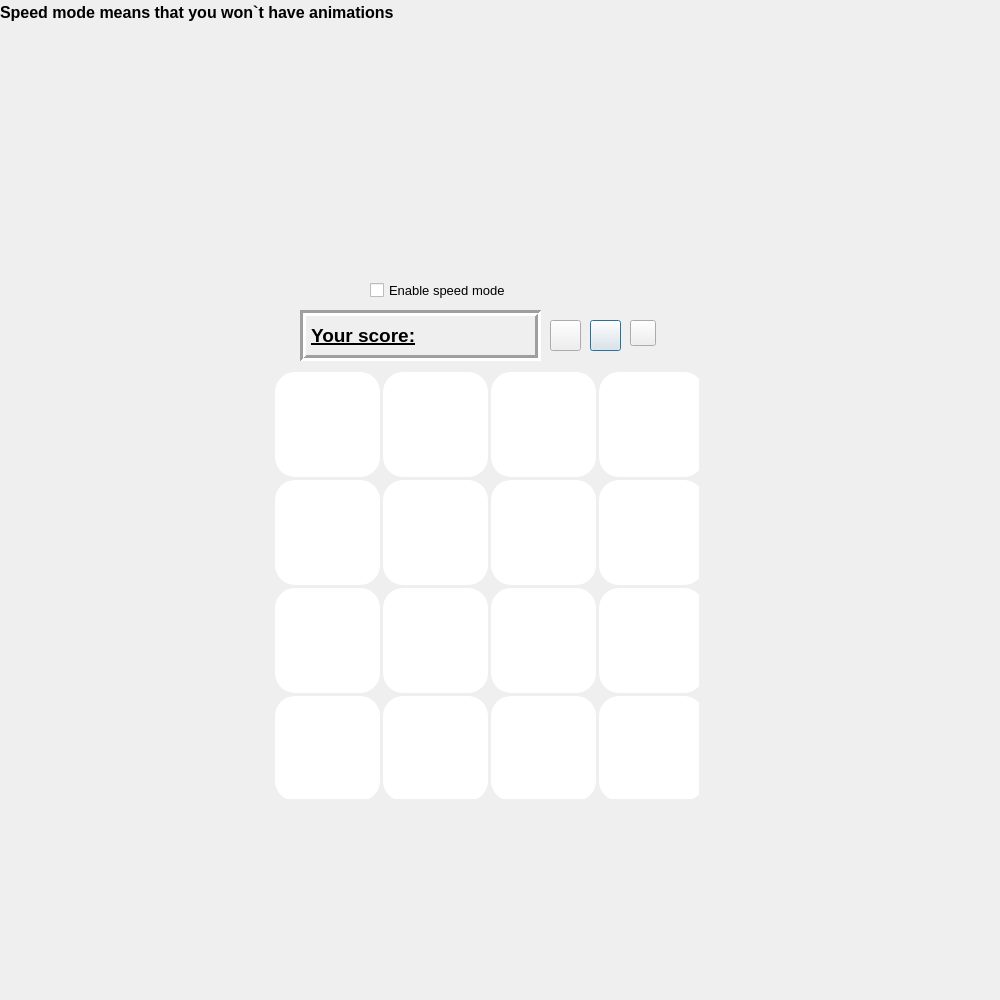
<?xml version="1.0" encoding="UTF-8"?>
<ui version="4.0">
 <class>boardWithgame</class>
 <widget class="QDialog" name="boardWithgame">
  <property name="geometry">
   <rect>
    <x>0</x>
    <y>0</y>
    <width>1000</width>
    <height>1000</height>
   </rect>
  </property>
  <property name="windowTitle">
   <string>Dialog</string>
  </property>
  <widget class="QPushButton" name="stepBackButton">
   <property name="geometry">
    <rect>
     <x>590</x>
     <y>320</y>
     <width>31</width>
     <height>31</height>
    </rect>
   </property>
   <property name="styleSheet">
    <string notr="true">border-image: url(:/new/prefix1/img/previous.png);</string>
   </property>
   <property name="text">
    <string/>
   </property>
  </widget>
  <widget class="QLabel" name="label">
   <property name="geometry">
    <rect>
     <x>300</x>
     <y>310</y>
     <width>241</width>
     <height>51</height>
    </rect>
   </property>
   <property name="font">
    <font>
     <pointsize>14</pointsize>
     <weight>75</weight>
     <bold>true</bold>
     <underline>true</underline>
    </font>
   </property>
   <property name="autoFillBackground">
    <bool>true</bool>
   </property>
   <property name="frameShape">
    <enum>QFrame::Box</enum>
   </property>
   <property name="frameShadow">
    <enum>QFrame::Sunken</enum>
   </property>
   <property name="lineWidth">
    <number>3</number>
   </property>
   <property name="text">
    <string>Your score:</string>
   </property>
  </widget>
  <widget class="QPushButton" name="resetButton">
   <property name="geometry">
    <rect>
     <x>550</x>
     <y>320</y>
     <width>31</width>
     <height>31</height>
    </rect>
   </property>
   <property name="styleSheet">
    <string notr="true">border-image: url(:/new/prefix1/img/reset.png);</string>
   </property>
   <property name="text">
    <string/>
   </property>
  </widget>
  <widget class="QWidget" name="gridLayoutWidget">
   <property name="geometry">
    <rect>
     <x>270</x>
     <y>370</y>
     <width>431</width>
     <height>431</height>
    </rect>
   </property>
   <layout class="QGridLayout" name="gridLayout" rowstretch="100,0,0,0" columnstretch="100,0,0,0">
    <property name="sizeConstraint">
     <enum>QLayout::SetFixedSize</enum>
    </property>
    <property name="leftMargin">
     <number>0</number>
    </property>
    <property name="topMargin">
     <number>0</number>
    </property>
    <property name="rightMargin">
     <number>0</number>
    </property>
    <property name="spacing">
     <number>3</number>
    </property>
    <item row="0" column="2">
     <widget class="QLineEdit" name="plate3">
      <property name="sizePolicy">
       <sizepolicy hsizetype="Minimum" vsizetype="Minimum">
        <horstretch>0</horstretch>
        <verstretch>0</verstretch>
       </sizepolicy>
      </property>
      <property name="minimumSize">
       <size>
        <width>105</width>
        <height>105</height>
       </size>
      </property>
      <property name="maximumSize">
       <size>
        <width>100</width>
        <height>100</height>
       </size>
      </property>
      <property name="font">
       <font>
        <pointsize>41</pointsize>
        <weight>75</weight>
        <italic>false</italic>
        <bold>true</bold>
        <underline>false</underline>
        <strikeout>false</strikeout>
        <stylestrategy>PreferDefault</stylestrategy>
       </font>
      </property>
      <property name="layoutDirection">
       <enum>Qt::RightToLeft</enum>
      </property>
      <property name="styleSheet">
       <string notr="true">border-radius: 20px;</string>
      </property>
      <property name="text">
       <string/>
      </property>
      <property name="alignment">
       <set>Qt::AlignJustify|Qt::AlignTop</set>
      </property>
      <property name="readOnly">
       <bool>true</bool>
      </property>
     </widget>
    </item>
    <item row="1" column="0">
     <widget class="QLineEdit" name="plate5">
      <property name="sizePolicy">
       <sizepolicy hsizetype="Minimum" vsizetype="Minimum">
        <horstretch>0</horstretch>
        <verstretch>0</verstretch>
       </sizepolicy>
      </property>
      <property name="minimumSize">
       <size>
        <width>105</width>
        <height>105</height>
       </size>
      </property>
      <property name="maximumSize">
       <size>
        <width>100</width>
        <height>100</height>
       </size>
      </property>
      <property name="font">
       <font>
        <pointsize>41</pointsize>
        <weight>75</weight>
        <italic>false</italic>
        <bold>true</bold>
        <underline>false</underline>
        <strikeout>false</strikeout>
        <stylestrategy>PreferDefault</stylestrategy>
       </font>
      </property>
      <property name="layoutDirection">
       <enum>Qt::RightToLeft</enum>
      </property>
      <property name="styleSheet">
       <string notr="true">border-radius: 20px;</string>
      </property>
      <property name="text">
       <string/>
      </property>
      <property name="alignment">
       <set>Qt::AlignJustify|Qt::AlignTop</set>
      </property>
      <property name="readOnly">
       <bool>true</bool>
      </property>
     </widget>
    </item>
    <item row="3" column="3">
     <widget class="QLineEdit" name="plate16">
      <property name="sizePolicy">
       <sizepolicy hsizetype="Minimum" vsizetype="Minimum">
        <horstretch>0</horstretch>
        <verstretch>0</verstretch>
       </sizepolicy>
      </property>
      <property name="minimumSize">
       <size>
        <width>105</width>
        <height>105</height>
       </size>
      </property>
      <property name="maximumSize">
       <size>
        <width>100</width>
        <height>100</height>
       </size>
      </property>
      <property name="font">
       <font>
        <pointsize>41</pointsize>
        <weight>75</weight>
        <italic>false</italic>
        <bold>true</bold>
        <underline>false</underline>
        <strikeout>false</strikeout>
        <stylestrategy>PreferDefault</stylestrategy>
       </font>
      </property>
      <property name="layoutDirection">
       <enum>Qt::RightToLeft</enum>
      </property>
      <property name="styleSheet">
       <string notr="true">border-radius: 20px;</string>
      </property>
      <property name="text">
       <string/>
      </property>
      <property name="alignment">
       <set>Qt::AlignJustify|Qt::AlignTop</set>
      </property>
      <property name="readOnly">
       <bool>true</bool>
      </property>
     </widget>
    </item>
    <item row="1" column="1">
     <widget class="QLineEdit" name="plate6">
      <property name="sizePolicy">
       <sizepolicy hsizetype="Minimum" vsizetype="Minimum">
        <horstretch>0</horstretch>
        <verstretch>0</verstretch>
       </sizepolicy>
      </property>
      <property name="minimumSize">
       <size>
        <width>105</width>
        <height>105</height>
       </size>
      </property>
      <property name="maximumSize">
       <size>
        <width>100</width>
        <height>100</height>
       </size>
      </property>
      <property name="font">
       <font>
        <pointsize>41</pointsize>
        <weight>75</weight>
        <italic>false</italic>
        <bold>true</bold>
        <underline>false</underline>
        <strikeout>false</strikeout>
        <stylestrategy>PreferDefault</stylestrategy>
       </font>
      </property>
      <property name="layoutDirection">
       <enum>Qt::RightToLeft</enum>
      </property>
      <property name="styleSheet">
       <string notr="true">border-radius: 20px;</string>
      </property>
      <property name="text">
       <string/>
      </property>
      <property name="alignment">
       <set>Qt::AlignJustify|Qt::AlignTop</set>
      </property>
      <property name="readOnly">
       <bool>true</bool>
      </property>
     </widget>
    </item>
    <item row="3" column="2">
     <widget class="QLineEdit" name="plate15">
      <property name="sizePolicy">
       <sizepolicy hsizetype="Minimum" vsizetype="Minimum">
        <horstretch>0</horstretch>
        <verstretch>0</verstretch>
       </sizepolicy>
      </property>
      <property name="minimumSize">
       <size>
        <width>105</width>
        <height>105</height>
       </size>
      </property>
      <property name="maximumSize">
       <size>
        <width>100</width>
        <height>100</height>
       </size>
      </property>
      <property name="font">
       <font>
        <pointsize>41</pointsize>
        <weight>75</weight>
        <italic>false</italic>
        <bold>true</bold>
        <underline>false</underline>
        <strikeout>false</strikeout>
        <stylestrategy>PreferDefault</stylestrategy>
       </font>
      </property>
      <property name="layoutDirection">
       <enum>Qt::RightToLeft</enum>
      </property>
      <property name="styleSheet">
       <string notr="true">border-radius: 20px;</string>
      </property>
      <property name="text">
       <string/>
      </property>
      <property name="alignment">
       <set>Qt::AlignJustify|Qt::AlignTop</set>
      </property>
      <property name="readOnly">
       <bool>true</bool>
      </property>
     </widget>
    </item>
    <item row="3" column="0">
     <widget class="QLineEdit" name="plate13">
      <property name="sizePolicy">
       <sizepolicy hsizetype="Minimum" vsizetype="Minimum">
        <horstretch>0</horstretch>
        <verstretch>0</verstretch>
       </sizepolicy>
      </property>
      <property name="minimumSize">
       <size>
        <width>105</width>
        <height>105</height>
       </size>
      </property>
      <property name="maximumSize">
       <size>
        <width>100</width>
        <height>100</height>
       </size>
      </property>
      <property name="font">
       <font>
        <pointsize>41</pointsize>
        <weight>75</weight>
        <italic>false</italic>
        <bold>true</bold>
        <underline>false</underline>
        <strikeout>false</strikeout>
        <stylestrategy>PreferDefault</stylestrategy>
       </font>
      </property>
      <property name="layoutDirection">
       <enum>Qt::RightToLeft</enum>
      </property>
      <property name="styleSheet">
       <string notr="true">border-radius: 20px;</string>
      </property>
      <property name="text">
       <string/>
      </property>
      <property name="frame">
       <bool>true</bool>
      </property>
      <property name="alignment">
       <set>Qt::AlignJustify|Qt::AlignTop</set>
      </property>
      <property name="readOnly">
       <bool>true</bool>
      </property>
     </widget>
    </item>
    <item row="3" column="1">
     <widget class="QLineEdit" name="plate14">
      <property name="sizePolicy">
       <sizepolicy hsizetype="Minimum" vsizetype="Minimum">
        <horstretch>0</horstretch>
        <verstretch>0</verstretch>
       </sizepolicy>
      </property>
      <property name="minimumSize">
       <size>
        <width>105</width>
        <height>105</height>
       </size>
      </property>
      <property name="maximumSize">
       <size>
        <width>100</width>
        <height>100</height>
       </size>
      </property>
      <property name="font">
       <font>
        <pointsize>41</pointsize>
        <weight>75</weight>
        <italic>false</italic>
        <bold>true</bold>
        <underline>false</underline>
        <strikeout>false</strikeout>
        <stylestrategy>PreferDefault</stylestrategy>
       </font>
      </property>
      <property name="layoutDirection">
       <enum>Qt::RightToLeft</enum>
      </property>
      <property name="styleSheet">
       <string notr="true">border-radius: 20px;</string>
      </property>
      <property name="text">
       <string/>
      </property>
      <property name="alignment">
       <set>Qt::AlignJustify|Qt::AlignTop</set>
      </property>
      <property name="readOnly">
       <bool>true</bool>
      </property>
     </widget>
    </item>
    <item row="2" column="1">
     <widget class="QLineEdit" name="plate10">
      <property name="sizePolicy">
       <sizepolicy hsizetype="Minimum" vsizetype="Minimum">
        <horstretch>0</horstretch>
        <verstretch>0</verstretch>
       </sizepolicy>
      </property>
      <property name="minimumSize">
       <size>
        <width>105</width>
        <height>105</height>
       </size>
      </property>
      <property name="maximumSize">
       <size>
        <width>100</width>
        <height>100</height>
       </size>
      </property>
      <property name="font">
       <font>
        <pointsize>41</pointsize>
        <weight>75</weight>
        <italic>false</italic>
        <bold>true</bold>
        <underline>false</underline>
        <strikeout>false</strikeout>
        <stylestrategy>PreferDefault</stylestrategy>
       </font>
      </property>
      <property name="layoutDirection">
       <enum>Qt::RightToLeft</enum>
      </property>
      <property name="styleSheet">
       <string notr="true">border-radius: 20px;</string>
      </property>
      <property name="text">
       <string/>
      </property>
      <property name="alignment">
       <set>Qt::AlignJustify|Qt::AlignTop</set>
      </property>
      <property name="readOnly">
       <bool>true</bool>
      </property>
     </widget>
    </item>
    <item row="1" column="2">
     <widget class="QLineEdit" name="plate7">
      <property name="sizePolicy">
       <sizepolicy hsizetype="Minimum" vsizetype="Minimum">
        <horstretch>0</horstretch>
        <verstretch>0</verstretch>
       </sizepolicy>
      </property>
      <property name="minimumSize">
       <size>
        <width>105</width>
        <height>105</height>
       </size>
      </property>
      <property name="maximumSize">
       <size>
        <width>100</width>
        <height>100</height>
       </size>
      </property>
      <property name="font">
       <font>
        <pointsize>41</pointsize>
        <weight>75</weight>
        <italic>false</italic>
        <bold>true</bold>
        <underline>false</underline>
        <strikeout>false</strikeout>
        <stylestrategy>PreferDefault</stylestrategy>
       </font>
      </property>
      <property name="layoutDirection">
       <enum>Qt::RightToLeft</enum>
      </property>
      <property name="styleSheet">
       <string notr="true">border-radius: 20px;</string>
      </property>
      <property name="text">
       <string/>
      </property>
      <property name="alignment">
       <set>Qt::AlignJustify|Qt::AlignTop</set>
      </property>
      <property name="readOnly">
       <bool>true</bool>
      </property>
     </widget>
    </item>
    <item row="0" column="1">
     <widget class="QLineEdit" name="plate2">
      <property name="sizePolicy">
       <sizepolicy hsizetype="Minimum" vsizetype="Minimum">
        <horstretch>0</horstretch>
        <verstretch>0</verstretch>
       </sizepolicy>
      </property>
      <property name="minimumSize">
       <size>
        <width>105</width>
        <height>105</height>
       </size>
      </property>
      <property name="maximumSize">
       <size>
        <width>100</width>
        <height>100</height>
       </size>
      </property>
      <property name="font">
       <font>
        <pointsize>41</pointsize>
        <weight>75</weight>
        <italic>false</italic>
        <bold>true</bold>
        <underline>false</underline>
        <strikeout>false</strikeout>
        <stylestrategy>PreferDefault</stylestrategy>
       </font>
      </property>
      <property name="layoutDirection">
       <enum>Qt::RightToLeft</enum>
      </property>
      <property name="styleSheet">
       <string notr="true">border-radius: 20px;</string>
      </property>
      <property name="text">
       <string/>
      </property>
      <property name="alignment">
       <set>Qt::AlignJustify|Qt::AlignTop</set>
      </property>
      <property name="readOnly">
       <bool>true</bool>
      </property>
     </widget>
    </item>
    <item row="1" column="3">
     <widget class="QLineEdit" name="plate8">
      <property name="sizePolicy">
       <sizepolicy hsizetype="Minimum" vsizetype="Minimum">
        <horstretch>0</horstretch>
        <verstretch>0</verstretch>
       </sizepolicy>
      </property>
      <property name="minimumSize">
       <size>
        <width>105</width>
        <height>105</height>
       </size>
      </property>
      <property name="maximumSize">
       <size>
        <width>100</width>
        <height>100</height>
       </size>
      </property>
      <property name="font">
       <font>
        <pointsize>41</pointsize>
        <weight>75</weight>
        <italic>false</italic>
        <bold>true</bold>
        <underline>false</underline>
        <strikeout>false</strikeout>
        <stylestrategy>PreferDefault</stylestrategy>
       </font>
      </property>
      <property name="layoutDirection">
       <enum>Qt::RightToLeft</enum>
      </property>
      <property name="styleSheet">
       <string notr="true">border-radius: 20px;</string>
      </property>
      <property name="text">
       <string/>
      </property>
      <property name="alignment">
       <set>Qt::AlignJustify|Qt::AlignTop</set>
      </property>
      <property name="readOnly">
       <bool>true</bool>
      </property>
     </widget>
    </item>
    <item row="2" column="2">
     <widget class="QLineEdit" name="plate11">
      <property name="sizePolicy">
       <sizepolicy hsizetype="Minimum" vsizetype="Minimum">
        <horstretch>0</horstretch>
        <verstretch>0</verstretch>
       </sizepolicy>
      </property>
      <property name="minimumSize">
       <size>
        <width>105</width>
        <height>105</height>
       </size>
      </property>
      <property name="maximumSize">
       <size>
        <width>100</width>
        <height>100</height>
       </size>
      </property>
      <property name="font">
       <font>
        <pointsize>41</pointsize>
        <weight>75</weight>
        <italic>false</italic>
        <bold>true</bold>
        <underline>false</underline>
        <strikeout>false</strikeout>
        <stylestrategy>PreferDefault</stylestrategy>
       </font>
      </property>
      <property name="layoutDirection">
       <enum>Qt::RightToLeft</enum>
      </property>
      <property name="styleSheet">
       <string notr="true">border-radius: 20px;</string>
      </property>
      <property name="text">
       <string/>
      </property>
      <property name="alignment">
       <set>Qt::AlignJustify|Qt::AlignTop</set>
      </property>
      <property name="readOnly">
       <bool>true</bool>
      </property>
     </widget>
    </item>
    <item row="2" column="3">
     <widget class="QLineEdit" name="plate12">
      <property name="sizePolicy">
       <sizepolicy hsizetype="Minimum" vsizetype="Minimum">
        <horstretch>0</horstretch>
        <verstretch>0</verstretch>
       </sizepolicy>
      </property>
      <property name="minimumSize">
       <size>
        <width>105</width>
        <height>105</height>
       </size>
      </property>
      <property name="maximumSize">
       <size>
        <width>100</width>
        <height>100</height>
       </size>
      </property>
      <property name="font">
       <font>
        <pointsize>41</pointsize>
        <weight>75</weight>
        <italic>false</italic>
        <bold>true</bold>
        <underline>false</underline>
        <strikeout>false</strikeout>
        <stylestrategy>PreferDefault</stylestrategy>
       </font>
      </property>
      <property name="layoutDirection">
       <enum>Qt::RightToLeft</enum>
      </property>
      <property name="styleSheet">
       <string notr="true">border-radius: 20px;</string>
      </property>
      <property name="text">
       <string/>
      </property>
      <property name="alignment">
       <set>Qt::AlignJustify|Qt::AlignTop</set>
      </property>
      <property name="readOnly">
       <bool>true</bool>
      </property>
     </widget>
    </item>
    <item row="2" column="0">
     <widget class="QLineEdit" name="plate9">
      <property name="sizePolicy">
       <sizepolicy hsizetype="Minimum" vsizetype="Minimum">
        <horstretch>0</horstretch>
        <verstretch>0</verstretch>
       </sizepolicy>
      </property>
      <property name="minimumSize">
       <size>
        <width>105</width>
        <height>105</height>
       </size>
      </property>
      <property name="maximumSize">
       <size>
        <width>100</width>
        <height>100</height>
       </size>
      </property>
      <property name="font">
       <font>
        <pointsize>41</pointsize>
        <weight>75</weight>
        <italic>false</italic>
        <bold>true</bold>
        <underline>false</underline>
        <strikeout>false</strikeout>
        <stylestrategy>PreferDefault</stylestrategy>
       </font>
      </property>
      <property name="layoutDirection">
       <enum>Qt::RightToLeft</enum>
      </property>
      <property name="styleSheet">
       <string notr="true">border-radius: 20px;</string>
      </property>
      <property name="text">
       <string/>
      </property>
      <property name="alignment">
       <set>Qt::AlignJustify|Qt::AlignTop</set>
      </property>
      <property name="readOnly">
       <bool>true</bool>
      </property>
     </widget>
    </item>
    <item row="0" column="0">
     <widget class="QLineEdit" name="plate1">
      <property name="sizePolicy">
       <sizepolicy hsizetype="Minimum" vsizetype="Minimum">
        <horstretch>0</horstretch>
        <verstretch>0</verstretch>
       </sizepolicy>
      </property>
      <property name="minimumSize">
       <size>
        <width>105</width>
        <height>105</height>
       </size>
      </property>
      <property name="maximumSize">
       <size>
        <width>100</width>
        <height>100</height>
       </size>
      </property>
      <property name="font">
       <font>
        <pointsize>41</pointsize>
        <weight>75</weight>
        <italic>false</italic>
        <bold>true</bold>
        <underline>false</underline>
        <strikeout>false</strikeout>
        <stylestrategy>PreferDefault</stylestrategy>
       </font>
      </property>
      <property name="layoutDirection">
       <enum>Qt::RightToLeft</enum>
      </property>
      <property name="styleSheet">
       <string notr="true">border-radius: 20px;</string>
      </property>
      <property name="text">
       <string/>
      </property>
      <property name="alignment">
       <set>Qt::AlignJustify|Qt::AlignTop</set>
      </property>
      <property name="readOnly">
       <bool>true</bool>
      </property>
     </widget>
    </item>
    <item row="0" column="3">
     <widget class="QLineEdit" name="plate4">
      <property name="sizePolicy">
       <sizepolicy hsizetype="Minimum" vsizetype="Minimum">
        <horstretch>0</horstretch>
        <verstretch>0</verstretch>
       </sizepolicy>
      </property>
      <property name="minimumSize">
       <size>
        <width>105</width>
        <height>105</height>
       </size>
      </property>
      <property name="maximumSize">
       <size>
        <width>100</width>
        <height>100</height>
       </size>
      </property>
      <property name="font">
       <font>
        <pointsize>41</pointsize>
        <weight>75</weight>
        <italic>false</italic>
        <bold>true</bold>
        <underline>false</underline>
        <strikeout>false</strikeout>
        <stylestrategy>PreferDefault</stylestrategy>
       </font>
      </property>
      <property name="layoutDirection">
       <enum>Qt::RightToLeft</enum>
      </property>
      <property name="styleSheet">
       <string notr="true">border-radius: 20px;</string>
      </property>
      <property name="text">
       <string/>
      </property>
      <property name="alignment">
       <set>Qt::AlignJustify|Qt::AlignTop</set>
      </property>
      <property name="readOnly">
       <bool>true</bool>
      </property>
     </widget>
    </item>
   </layout>
  </widget>
  <widget class="QPushButton" name="exitButton">
   <property name="geometry">
    <rect>
     <x>630</x>
     <y>320</y>
     <width>26</width>
     <height>26</height>
    </rect>
   </property>
   <property name="styleSheet">
    <string notr="true">border-image: url(:/new/prefix1/img/cross.png);</string>
   </property>
   <property name="text">
    <string/>
   </property>
  </widget>
  <widget class="QLabel" name="liveScore">
   <property name="geometry">
    <rect>
     <x>440</x>
     <y>320</y>
     <width>91</width>
     <height>31</height>
    </rect>
   </property>
   <property name="font">
    <font>
     <pointsize>14</pointsize>
     <weight>75</weight>
     <bold>true</bold>
    </font>
   </property>
   <property name="layoutDirection">
    <enum>Qt::LeftToRight</enum>
   </property>
   <property name="text">
    <string/>
   </property>
   <property name="alignment">
    <set>Qt::AlignCenter</set>
   </property>
  </widget>
  <widget class="QLabel" name="label_2">
   <property name="geometry">
    <rect>
     <x>0</x>
     <y>0</y>
     <width>527</width>
     <height>24</height>
    </rect>
   </property>
   <property name="font">
    <font>
     <pointsize>12</pointsize>
     <weight>75</weight>
     <bold>true</bold>
    </font>
   </property>
   <property name="autoFillBackground">
    <bool>true</bool>
   </property>
   <property name="text">
    <string>Speed mode means that you won`t have animations</string>
   </property>
  </widget>
  <widget class="QCheckBox" name="checkBox">
   <property name="geometry">
    <rect>
     <x>370</x>
     <y>280</y>
     <width>201</width>
     <height>20</height>
    </rect>
   </property>
   <property name="font">
    <font>
     <pointsize>10</pointsize>
    </font>
   </property>
   <property name="text">
    <string>Enable speed mode</string>
   </property>
  </widget>
  <zorder>stepBackButton</zorder>
  <zorder>label</zorder>
  <zorder>resetButton</zorder>
  <zorder>gridLayoutWidget</zorder>
  <zorder>exitButton</zorder>
  <zorder>label_2</zorder>
  <zorder>checkBox</zorder>
  <zorder>liveScore</zorder>
 </widget>
 <resources/>
 <connections/>
</ui>
